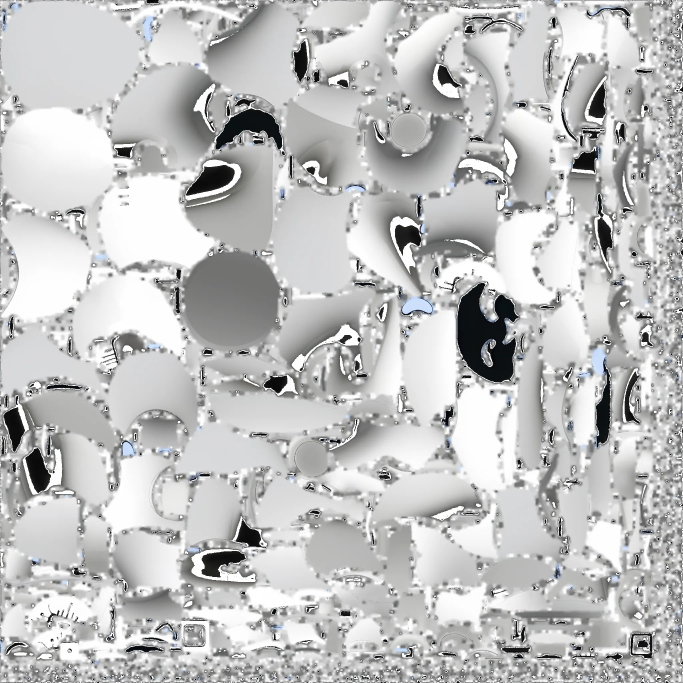
#> input picture apk_decoded/assets/pet_texture.png, 2048 x 2048 px, found by its file name (shown at 1/3 size)
$ python fix_colors.py
#> lines starting #> are read from the running program, lines starting #| are printed output that depends on the picture; after the words box and inside, x2 and y2 are one past the last pixel; in counts of white or black regions, pixels touching at a corner belong together
from PIL import Image
import numpy as np

# 加载当前纹理(已处理背景透明)
img = Image.open('/workspace/apk_decoded/assets/pet_texture.png').convert('RGBA')
#> img is the input picture: PIL image 2048x2048 RGBA; mean R, G, B, A 186.6, 187, 186.9, 246.7
arr = np.array(img)
rgb = arr[:,:,:3].copy()
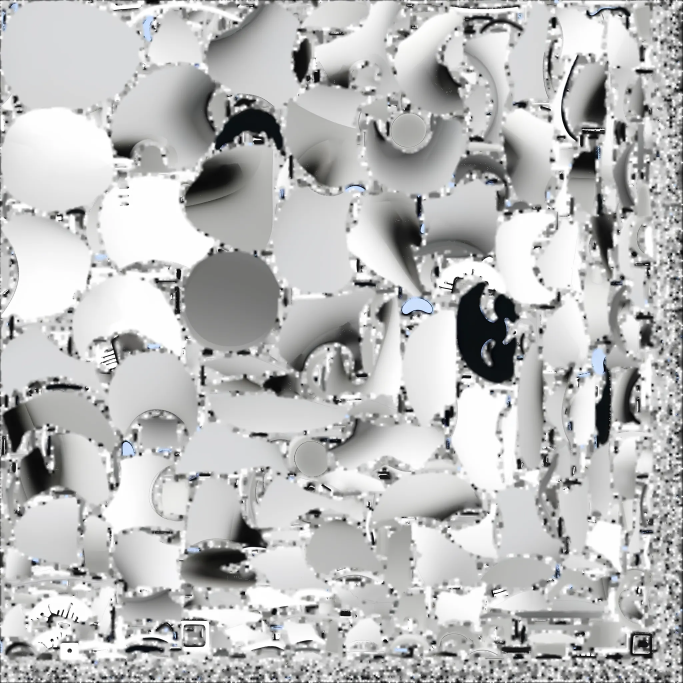
#> rgb: shape (2048, 2048, 3) (shown at 1/3 size); mean R, G, B 186.6, 187, 186.9
alpha = arr[:,:,3].copy()
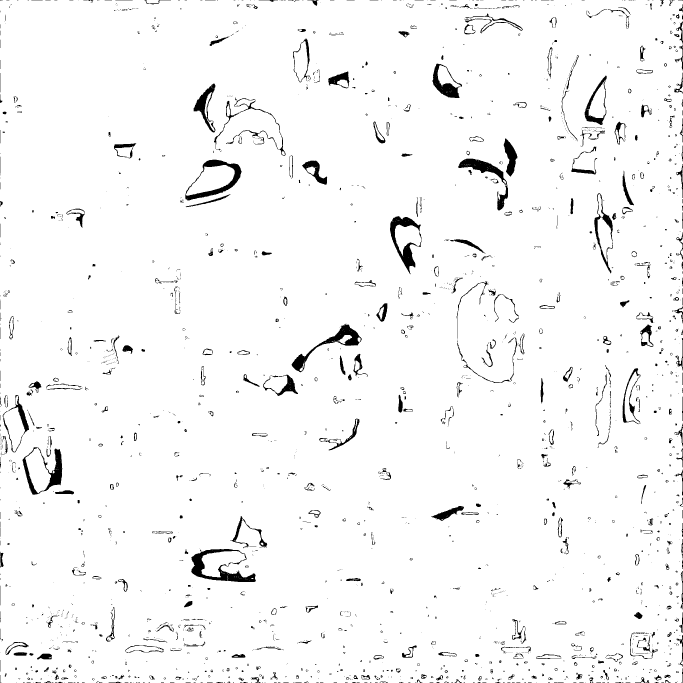
#> alpha: shape (2048, 2048) (shown at 1/3 size); 96.8% white; 2665 black regions (1962 under 20 px), largest, box (x1, y1, x2, y2) and area: (574, 1647, 768, 1746) 6185, (875, 971, 1085, 1117) 5119, (1170, 648, 1265, 823) 5030

# 找彩色像素(饱和度>20)
saturation = rgb.max(axis=2).astype(int) - rgb.min(axis=2).astype(int)
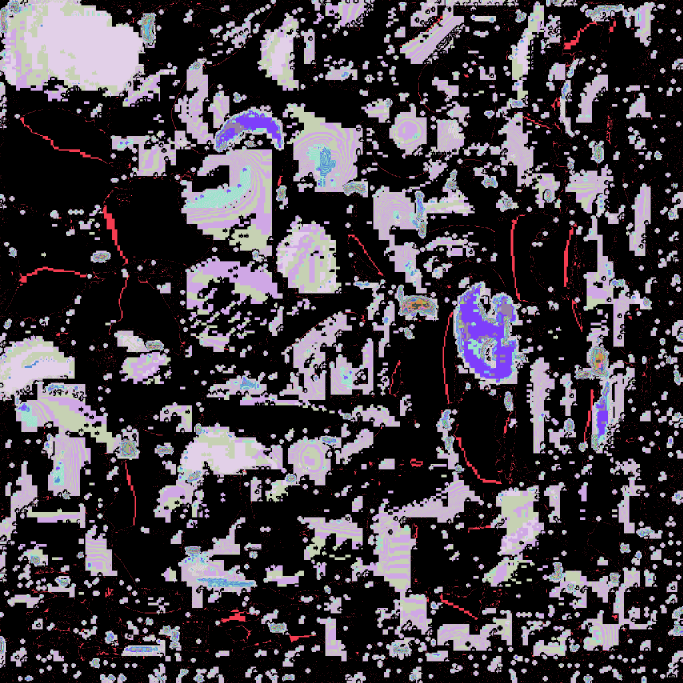
#> saturation: shape (2048, 2048) int64 (shown at 1/3 size); 71 distinct labels, from 0 to 74; one colour per label, 0 black
colored_mask = saturation > 20
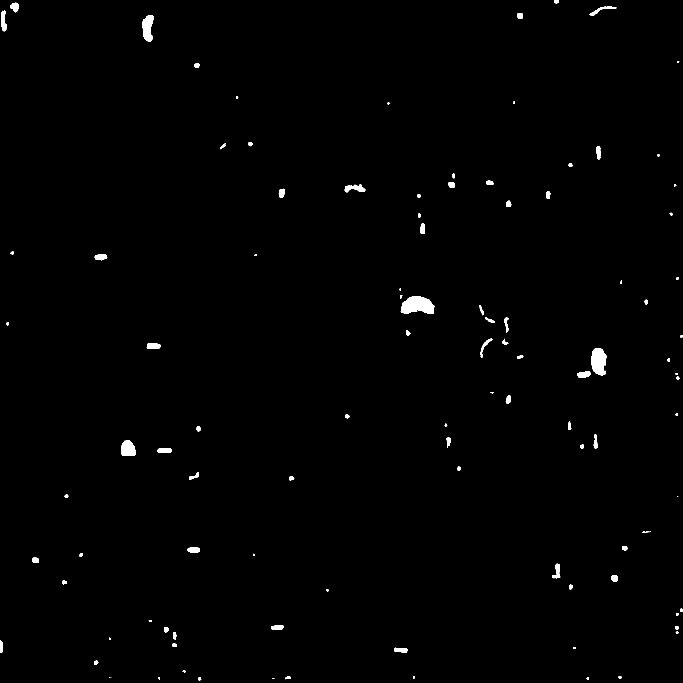
#> colored_mask: shape (2048, 2048) bool (shown at 1/3 size); 0.66% white; 108 white regions (10 under 20 px), largest, box (x1, y1, x2, y2) and area: (1202, 889, 1303, 942) 3959, (1773, 1045, 1819, 1126) 2870, (427, 46, 461, 125) 1886
print(f"彩色像素: {colored_mask.sum()}")
#| 彩色像素: 27638

# 把彩色像素转为灰度(取亮度均值)
# 用Y = 0.299R + 0.587G + 0.114B
gray_val = (0.299*rgb[:,:,0] + 0.587*rgb[:,:,1] + 0.114*rgb[:,:,2]).astype(np.uint8)

# 只修改彩色像素: RGB三通道都设为灰度值
rgb_new = rgb.copy()
for c in range(3):
    rgb_new[:,:,c] = np.where(colored_mask, gray_val, rgb[:,:,c])

arr[:,:,:3] = rgb_new
Image.fromarray(arr).save('/workspace/apk_decoded/assets/pet_texture.png')

# 验证
saturation_new = rgb_new.max(axis=2).astype(int) - rgb_new.min(axis=2).astype(int)
#> saturation_new: shape (2048, 2048) int64; 21 distinct labels, from 0 to 20
colored_new = (saturation_new > 20).sum()
#> colored_new = 0
print(f"处理后彩色像素: {colored_new}")
#| 处理后彩色像素: 0
print(f"→ 已将 {colored_mask.sum()} 个彩色像素转为灰度(亮度保持)")
#| → 已将 27638 个彩色像素转为灰度(亮度保持)

# 采样验证: 原本偏蓝的区域
test_row, test_col = 916, 1252
print(f"\n采样点(row=916,col=1252):")
print(f"  原RGB: {rgb[test_row,test_col]}")
#|   原RGB: [205 223 251]
print(f"  新RGB: {rgb_new[test_row,test_col]}")
#|   新RGB: [220 220 220]
